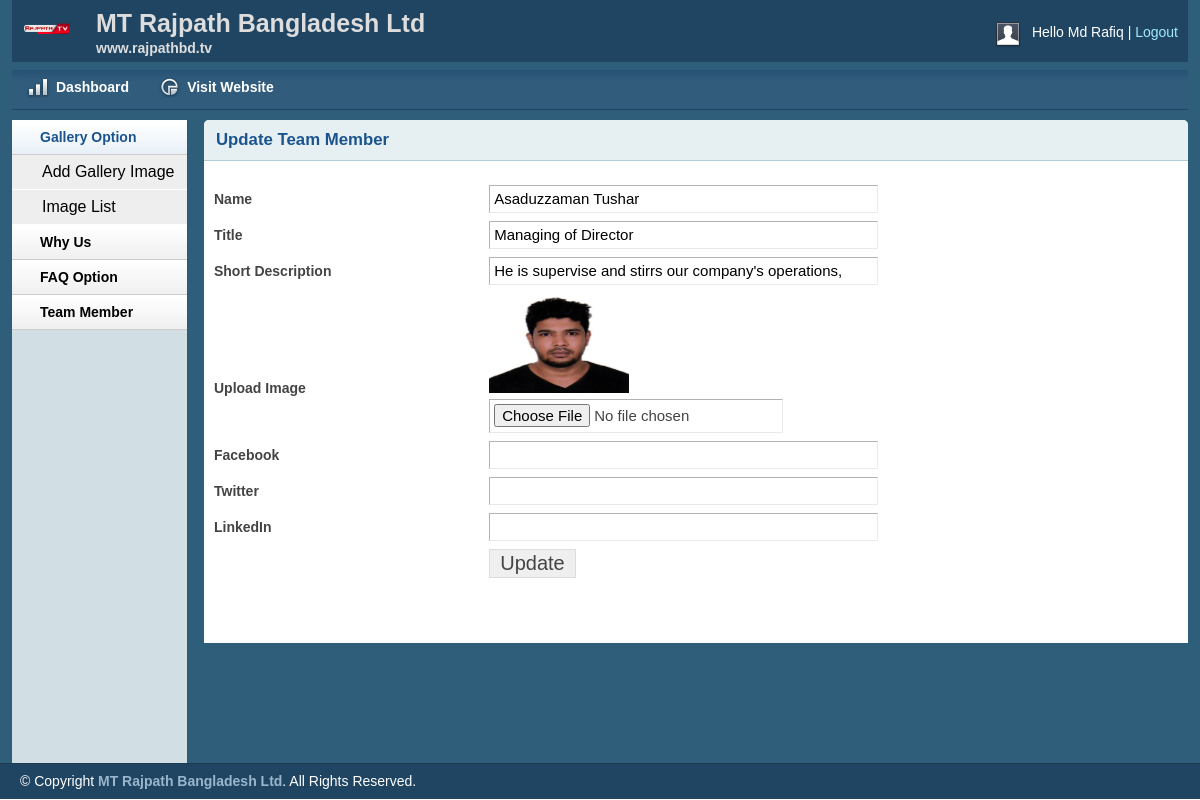
/admin/memberedit.php?mamid=10 (signed in), run on the app's committed database.
### tables this page shows
CREATE TABLE `tbl_team` (
  `id` int(11) NOT NULL,
  `name` varchar(255) NOT NULL,
  `title` varchar(255) NOT NULL,
  `shortDescription` varchar(255) NOT NULL,
  `image` varchar(255) NOT NULL,
  `fb` varchar(255) NOT NULL,
  `tw` varchar(255) NOT NULL,
  `ln` varchar(255) NOT NULL
);

### lib/Database.php (called while the page is built, shortened)
<?php
class Database
{
    public $host = DB_HOST;
    public $user = DB_USER;
    public $pass = DB_PASS;
    public $dbname = DB_NAME;
    public $link;
    private function connectDB()
    {
        $this->link = new mysqli($this->host, $this->user, $this->pass, $this->dbname);
    }
    public function select($query)
    {
        $result = $this->link->query($query) or die($this->link->error . __LINE__);
        if ($result->num_rows > 0) {
            return $result;
        } else {
            return false;
        }
    }
}

### classes/Team.php (called while the page is built, shortened)
<?php
$filepath = realpath(dirname(__FILE__));
include_once($filepath . '/../lib/Database.php');
?>
<?php
class Team
{
    private $db;
    public function __construct()
    {
        $this->db = new Database();
    }
    public function getMemberById($id){
        $query = "SELECT * FROM tbl_team WHERE id = '$id'";
        $result = $this->db->select($query);
        return $result;
    }
}

### admin/memberedit.php (the view, shortened to what this page needs)
<?php include 'inc/header.php';?>
<?php include 'inc/sidebar.php';?>
<?php include '../classes/Team.php'; ?>
<?php
if (!isset($_GET['mamid']) || $_GET['mamid'] == "" || !is_numeric($_GET['mamid'])) {
    echo "<script>window.location='memberlist.php'</script>";
} else{
    $id = preg_replace('/[^-a-zA-Z0-9_]/', '', $_GET['mamid']);
}
$tm = new Team();
?>
<div class="grid_10">
    <div class="box round first grid">
        <h2>Update Team Member</h2>
        <div class="block">
            <?php
            $getmember = $tm->getMemberById($id);
            if ($getmember) {
            while ($result = $getmember->fetch_assoc()) {
            ?>
            <form action="" method="post" enctype="multipart/form-data">
                <table class="form">
                    <tr>
                        <td>
                            <label>Name</label>
                        </td>
                        <td>
                            <input type="text" name="name" value="<?php echo $result['name'];?>" class="medium" />
                        </td>
                    </tr>
                    <tr>
                        <td>
                            <label>Title</label>
                        </td>
                        <td>
                            <input type="text" name="title" value="<?php echo $result['title'];?>" class="medium" />
                        </td>
                    </tr>
                    <tr>
                        <td>
                            <label>Short Description</label>
                        </td>
                        <td>
                            <input type="text" name="shortDescription" value="<?php echo $result['shortDescription'];?>" class="medium" />
                        </td>
                    </tr>
                    <tr>
                        <td>
                            <label>Upload Image</label>
                        </td>
                        <td>
                            <img src="<?php echo $result['image']; ?>" height="100px" width="140px"/><br/>
                            <input type="file" name="image"/>
                        </td>
                    </tr>
                    <tr>
                        <td>
                            <label>Facebook</label>
                        </td>
                        <td>
                            <input type="text" name="fb" value="<?php echo $result['fb'];?>" class="medium" />
                        </td>
                    </tr>
                    <tr>
                        <td>
                            <label>Twitter</label>
                        </td>
                        <td>
                            <input type="text" name="tw" value="<?php echo $result['tw'];?>" class="medium" />
                        </td>
                    </tr>
                    <tr>
                        <td>
                            <label>LinkedIn</label>
                        </td>
                        <td>
                            <input type="text" name="ln" value="<?php echo $result['ln'];?>" class="medium" />
                        </td>
                    </tr>
                    <tr>
                        <td></td>
                        <td>
                            <input type="submit" name="submit" Value="Update" />
                        </td>
                    </tr>
                </table>
            </form>
            <?php
                }
            }
            ?>
        </div>
    </div>
</div>
<?php include 'inc/footer.php';?>

### admin/css/layout.css (style rules this page uses)
body { background: #fff none repeat scroll 0 0; color: #444; font-size: 14px; padding: 0; }
h1, h2, h3, h4, h5, h6 { line-height:1.2em; margin-bottom:.3em; }
h2 { margin-top:1em; }
.box { background:#fff; margin-bottom:20px; padding:10px 10px 10px 10px; margin-left:-8px; }
.box.grid { padding-bottom:40px; }
.box.round { -moz-border-radius: 5px 5px 0px 0px; -webkit-border-radius: 5px 5px 0px 0px; border-radius: 5px 5px 0px 0px; }
.box h2 { font-size:1.2em; font-weight:bold; color:#1B548D; background:#E6F0F3; margin:-10px -10px 0 -10px; padding:10px 12px; border-bottom:1px solid #B3CBD6; -moz-border-radius: 5px 5px 0px 0px; -webkit-border-radius: 5px 5px 0px 0px; border-radius: 5px 5px 0px 0px; }
.box.first { min-height: 406px; }
.block { padding-top:20px; }
table.form { width:100%; }
table.form td { padding:4px 0px; }
table.form label { font-weight:bold; }
table.form input, table.form select { font-size: 15px; padding: 4px 4px 5px 4px; border-top: 1px solid #b3b3b3; border-left: 1px solid #b3b3b3; border-right: 1px solid #eaeaea; border-bottom: 1px solid #eaeaea; }
table.form input[type="submit"] { border: 1px solid #ddd; color: #444; cursor: pointer; font-size: 20px; padding: 2px 10px; }
input.medium { width: 55%; }
.block { padding-bottom:1px; }

### data on the page
tbl_team: name "Asaduzzaman Tushar", title "Managing of Director", shortDescription "He is supervise and stirrs our company's operations,", image (picture)

### other printed values
Session::get('adminName') "Md Rafiq"
